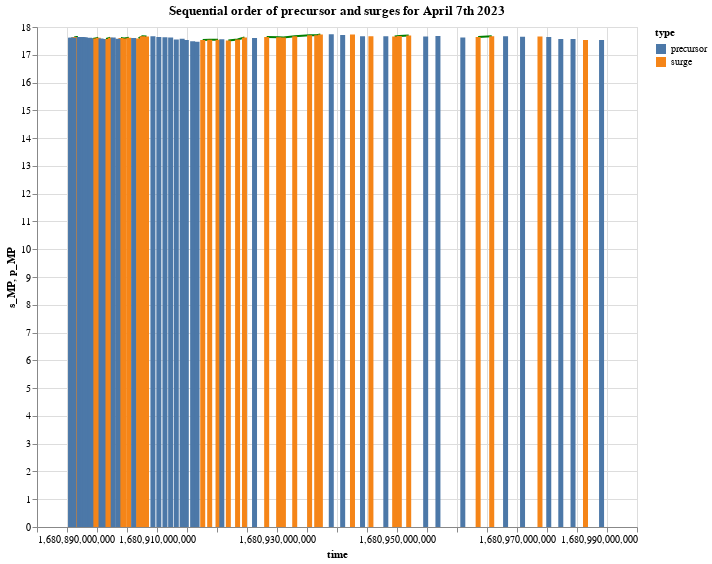

Notebook cell for this chart:
### Code cell
line = alt.Chart(sequence_df).mark_line(color='green').encode(
    x='time',
    y='s_MP'
)

s_bar = alt.Chart(sequence_df).mark_bar().encode(
    x='time',
    y='s_MP',
    color='type:N'
)

p_bar = alt.Chart(sequence_df).mark_bar().encode(
    x='time',
    y='p_MP',
    color='type:N'
)

chart = (line + s_bar + p_bar).properties(width=600, height=500)
chart.title = 'Sequential order of precursor and surges for April 7th 2023'

subtitle = 'Precursors are contiguous periods where percentage rate of growth is less than threshold'
chart.properties(title=alt.TitleParams(text=[chart.title, subtitle], baseline='bottom', orient='top', anchor='start', fontSize=14))
chart

### Figure 1 — Vega-Lite specification as saved in the notebook (floating-point values rounded to 4 significant figures)
{"config": {"view": {"continuousWidth": 300, "continuousHeight": 300}}, "layer": [{"mark": {"type": "line", "color": "green"}, "encoding": {"x": {"field": "time", "type": "quantitative"}, "y": {"field": "s_MP", "type": "quantitative"}}}, {"mark": {"type": "bar"}, "encoding": {"color": {"field": "type", "type": "nominal"}, "x": {"field": "time", "type": "quantitative"}, "y": {"field": "s_MP", "type": "quantitative"}}}, {"mark": {"type": "bar"}, "encoding": {"color": {"field": "type", "type": "nominal"}, "x": {"field": "time", "type": "quantitative"}, "y": {"field": "p_MP", "type": "quantitative"}}}], "data": {"name": "data-5880197bf27ac7c5c7aeeba1ae15c6b0"}, "height": 500, "title": "Sequential order of precursor and surges for April 7th 2023", "width": 600, "$schema": "https://vega.github.io/schema/vega-lite/v5.8.0.json", "datasets": {"data-5880197bf27ac7c5c7aeeba1ae15c6b0": [{"time": 1681000000000.0, "s_MP": null, "change": null, "type": "precursor", "p_MP": 17.61, "p_buyCap": 3538000.0, "p_askCap": 32560000.0, "p_totalBidVol": 417400.0, "p_totalAskVol": 328800.0}, {"time": 1681000000000.0, "s_MP": null, "change": -0.0003975, "type": "precursor", "p_MP": 17.61, "p_buyCap": 3523000.0, "p_askCap": 32580000.0, "p_totalBidVol": 416600.0, "p_totalAskVol": 329500.0}, {"time": 1681000000000.0, "s_MP": null, "change": -0.0001704, "type": "precursor", "p_MP": 17.6, "p_buyCap": 3520000.0, "p_askCap": 32550000.0, "p_totalBidVol": 416400.0, "p_totalAskVol": 328000.0}, {"time": 1681000000000.0, "s_MP": null, "change": -0.0005682, "type": "precursor", "p_MP": 17.59, "p_buyCap": 3512000.0, "p_askCap": 32550000.0, "p_totalBidVol": 416000.0, "p_totalAskVol": 328000.0}, {"time": 1681000000000.0, "s_MP": 17.59, "change": 0.0, "type": "surge", "p_MP": null, "p_buyCap": null, "p_askCap": null, "p_totalBidVol": null, "p_totalAskVol": null}, {"time": 1681000000000.0, "s_MP": 17.59, "change": 0.0, "type": "surge", "p_MP": null, "p_buyCap": null, "p_askCap": null, "p_totalBidVol": null, "p_totalAskVol": null}, {"time": 1681000000000.0, "s_MP": 17.59, "change": 0.0, "type": "surge", "p_MP": null, "p_buyCap": null, "p_askCap": null, "p_totalBidVol": null, "p_totalAskVol": null}, {"time": 1681000000000.0, "s_MP": 17.59, "change": 0.000398, "type": "surge", "p_MP": null, "p_buyCap": null, "p_askCap": null, "p_totalBidVol": null, "p_totalAskVol": null}, {"time": 1681000000000.0, "s_MP": 17.6, "change": 0.0001706, "type": "surge", "p_MP": null, "p_buyCap": null, "p_askCap": null, "p_totalBidVol": null, "p_totalAskVol": null}, {"time": 1681000000000.0, "s_MP": null, "change": -0.0001136, "type": "precursor", "p_MP": 17.6, "p_buyCap": 3511000.0, "p_askCap": 32530000.0, "p_totalBidVol": 416000.0, "p_totalAskVol": 326800.0}, {"time": 1681000000000.0, "s_MP": 17.6, "change": 0.0001137, "type": "surge", "p_MP": null, "p_buyCap": null, "p_askCap": null, "p_totalBidVol": null, "p_totalAskVol": null}, {"time": 1681000000000.0, "s_MP": 17.6, "change": 0.0001705, "type": "surge", "p_MP": null, "p_buyCap": null, "p_askCap": null, "p_totalBidVol": null, "p_totalAskVol": null}, {"time": 1681000000000.0, "s_MP": 17.61, "change": 0.0003977, "type": "surge", "p_MP": null, "p_buyCap": null, "p_askCap": null, "p_totalBidVol": null, "p_totalAskVol": null}, {"time": 1681000000000.0, "s_MP": null, "change": -5.679e-05, "type": "precursor", "p_MP": 17.61, "p_buyCap": 3522000.0, "p_askCap": 32540000.0, "p_totalBidVol": 416600.0, "p_totalAskVol": 327200.0}, {"time": 1681000000000.0, "s_MP": 17.6, "change": 5.685e-05, "type": "surge", "p_MP": null, "p_buyCap": null, "p_askCap": null, "p_totalBidVol": null, "p_totalAskVol": null}, {"time": 1681000000000.0, "s_MP": 17.62, "change": 0.0007384, "type": "surge", "p_MP": null, "p_buyCap": null, "p_askCap": null, "p_totalBidVol": null, "p_totalAskVol": null}, {"time": 1681000000000.0, "s_MP": 17.63, "change": 0.0003973, "type": "surge", "p_MP": null, "p_buyCap": null, "p_askCap": null, "p_totalBidVol": null, "p_totalAskVol": null}, {"time": 1681000000000.0, "s_MP": 17.63, "change": 0.0003971, "type": "surge", "p_MP": null, "p_buyCap": null, "p_askCap": null, "p_totalBidVol": null, "p_totalAskVol": null}, {"time": 1681000000000.0, "s_MP": 17.64, "change": 0.0001702, "type": "surge", "p_MP": null, "p_buyCap": null, "p_askCap": null, "p_totalBidVol": null, "p_totalAskVol": null}, {"time": 1681000000000.0, "s_MP": 17.64, "change": 0.0, "type": "surge", "p_MP": null, "p_buyCap": null, "p_askCap": null, "p_totalBidVol": null, "p_totalAskVol": null}, {"time": 1681000000000.0, "s_MP": 17.64, "change": 0.0, "type": "surge", "p_MP": null, "p_buyCap": null, "p_askCap": null, "p_totalBidVol": null, "p_totalAskVol": null}, {"time": 1681000000000.0, "s_MP": null, "change": -0.0003968, "type": "precursor", "p_MP": 17.64, "p_buyCap": 3529000.0, "p_askCap": 32540000.0, "p_totalBidVol": 416700.0, "p_totalAskVol": 327400.0}, {"time": 1681000000000.0, "s_MP": null, "change": -0.0003402, "type": "precursor", "p_MP": 17.63, "p_buyCap": 3531000.0, "p_askCap": 32550000.0, "p_totalBidVol": 416900.0, "p_totalAskVol": 327900.0}, {"time": 1681000000000.0, "s_MP": 17.62, "change": 0.0001703, "type": "surge", "p_MP": null, "p_buyCap": null, "p_askCap": null, "p_totalBidVol": null, "p_totalAskVol": null}, {"time": 1681000000000.0, "s_MP": null, "change": -0.0002268, "type": "precursor", "p_MP": 17.64, "p_buyCap": 3517000.0, "p_askCap": 32530000.0, "p_totalBidVol": 416100.0, "p_totalAskVol": 326800.0}, {"time": 1681000000000.0, "s_MP": null, "change": -0.0001133, "type": "precursor", "p_MP": 17.62, "p_buyCap": 3517000.0, "p_askCap": 32550000.0, "p_totalBidVol": 416100.0, "p_totalAskVol": 328100.0}, {"time": 1681000000000.0, "s_MP": null, "change": -0.0002269, "type": "precursor", "p_MP": 17.62, "p_buyCap": 3532000.0, "p_askCap": 32590000.0, "p_totalBidVol": 417000.0, "p_totalAskVol": 330000.0}, {"time": 1681000000000.0, "s_MP": null, "change": -0.0003405, "type": "precursor", "p_MP": 17.62, "p_buyCap": 3532000.0, "p_askCap": 32590000.0, "p_totalBidVol": 417000.0, "p_totalAskVol": 330100.0}, {"time": 1681000000000.0, "s_MP": null, "change": -0.0005674, "type": "precursor", "p_MP": 17.6, "p_buyCap": 3520000.0, "p_askCap": 32630000.0, "p_totalBidVol": 416400.0, "p_totalAskVol": 332200.0}, {"time": 1681000000000.0, "s_MP": null, "change": -0.0005111, "type": "precursor", "p_MP": 17.61, "p_buyCap": 3523000.0, "p_askCap": 32600000.0, "p_totalBidVol": 416600.0, "p_totalAskVol": 331000.0}, {"time": 1681000000000.0, "s_MP": null, "change": -0.0008525, "type": "precursor", "p_MP": 17.59, "p_buyCap": 3511000.0, "p_askCap": 32600000.0, "p_totalBidVol": 415900.0, "p_totalAskVol": 330700.0}, {"time": 1681000000000.0, "s_MP": 17.57, "change": 3.883e-07, "type": "surge", "p_MP": null, "p_buyCap": null, "p_askCap": null, "p_totalBidVol": null, "p_totalAskVol": null}, {"time": 1681000000000.0, "s_MP": 17.59, "change": 0.0009671, "type": "surge", "p_MP": null, "p_buyCap": null, "p_askCap": null, "p_totalBidVol": null, "p_totalAskVol": null}, {"time": 1681000000000.0, "s_MP": 17.61, "change": 0.0006255, "type": "surge", "p_MP": null, "p_buyCap": null, "p_askCap": null, "p_totalBidVol": null, "p_totalAskVol": null}, {"time": 1681000000000.0, "s_MP": null, "change": -0.001988, "type": "precursor", "p_MP": 17.59, "p_buyCap": 3514000.0, "p_askCap": 32600000.0, "p_totalBidVol": 416100.0, "p_totalAskVol": 330900.0}, {"time": 1681000000000.0, "s_MP": null, "change": -0.0001137, "type": "precursor", "p_MP": 17.57, "p_buyCap": 3514000.0, "p_askCap": 32580000.0, "p_totalBidVol": 416300.0, "p_totalAskVol": 329600.0}, {"time": 1681000000000.0, "s_MP": 17.57, "change": 0.0009675, "type": "surge", "p_MP": null, "p_buyCap": null, "p_askCap": null, "p_totalBidVol": null, "p_totalAskVol": null}, {"time": 1681000000000.0, "s_MP": 17.61, "change": 0.002275, "type": "surge", "p_MP": null, "p_buyCap": null, "p_askCap": null, "p_totalBidVol": null, "p_totalAskVol": null}, {"time": 1681000000000.0, "s_MP": null, "change": -0.001758, "type": "precursor", "p_MP": 17.62, "p_buyCap": 3550000.0, "p_askCap": 32520000.0, "p_totalBidVol": 418000.0, "p_totalAskVol": 326500.0}, {"time": 1681000000000.0, "s_MP": null, "change": -0.0002835, "type": "precursor", "p_MP": 17.58, "p_buyCap": 3525000.0, "p_askCap": 32580000.0, "p_totalBidVol": 416800.0, "p_totalAskVol": 330000.0}, {"time": 1681000000000.0, "s_MP": 17.6, "change": 0.000114, "type": "surge", "p_MP": null, "p_buyCap": null, "p_askCap": null, "p_totalBidVol": null, "p_totalAskVol": null}, {"time": 1681000000000.0, "s_MP": 17.59, "change": 0.0001138, "type": "surge", "p_MP": null, "p_buyCap": null, "p_askCap": null, "p_totalBidVol": null, "p_totalAskVol": null}, {"time": 1681000000000.0, "s_MP": 17.61, "change": 0.0007389, "type": "surge", "p_MP": null, "p_buyCap": null, "p_askCap": null, "p_totalBidVol": null, "p_totalAskVol": null}, {"time": 1681000000000.0, "s_MP": null, "change": -0.0005678, "type": "precursor", "p_MP": 17.6, "p_buyCap": 3497000.0, "p_askCap": 32550000.0, "p_totalBidVol": 414700.0, "p_totalAskVol": 328300.0}, {"time": 1681000000000.0, "s_MP": 17.59, "change": 0.0003983, "type": "surge", "p_MP": null, "p_buyCap": null, "p_askCap": null, "p_totalBidVol": null, "p_totalAskVol": null}, {"time": 1681000000000.0, "s_MP": 17.67, "change": 0.003409, "type": "surge", "p_MP": null, "p_buyCap": null, "p_askCap": null, "p_totalBidVol": null, "p_totalAskVol": null}, {"time": 1681000000000.0, "s_MP": 17.66, "change": 0.0003969, "type": "surge", "p_MP": null, "p_buyCap": null, "p_askCap": null, "p_totalBidVol": null, "p_totalAskVol": null}, {"time": 1681000000000.0, "s_MP": null, "change": -0.001075, "type": "precursor", "p_MP": 17.67, "p_buyCap": 3544000.0, "p_askCap": 32540000.0, "p_totalBidVol": 417400.0, "p_totalAskVol": 327300.0}, {"time": 1681000000000.0, "s_MP": null, "change": -0.0003395, "type": "precursor", "p_MP": 17.64, "p_buyCap": 3562000.0, "p_askCap": 32530000.0, "p_totalBidVol": 418700.0, "p_totalAskVol": 326400.0}, {"time": 1681000000000.0, "s_MP": null, "change": -0.001416, "type": "precursor", "p_MP": 17.63, "p_buyCap": 3546000.0, "p_askCap": 32520000.0, "p_totalBidVol": 417800.0, "p_totalAskVol": 326500.0}, {"time": 1681000000000.0, "s_MP": null, "change": -0.0021, "type": "precursor", "p_MP": 17.62, "p_buyCap": 2205000.0, "p_askCap": 32380000.0, "p_totalBidVol": 340200.0, "p_totalAskVol": 318400.0}, {"time": 1681000000000.0, "s_MP": null, "change": -0.001078, "type": "precursor", "p_MP": 17.55, "p_buyCap": 2197000.0, "p_askCap": 32410000.0, "p_totalBidVol": 339900.0, "p_totalAskVol": 320000.0}, {"time": 1681000000000.0, "s_MP": null, "change": -0.0004543, "type": "precursor", "p_MP": 17.58, "p_buyCap": 2216000.0, "p_askCap": 32410000.0, "p_totalBidVol": 340900.0, "p_totalAskVol": 320200.0}, {"time": 1681000000000.0, "s_MP": null, "change": -0.002675, "type": "precursor", "p_MP": 17.53, "p_buyCap": 3527000.0, "p_askCap": 32520000.0, "p_totalBidVol": 417000.0, "p_totalAskVol": 326800.0}, {"time": 1681000000000.0, "s_MP": null, "change": -0.00177, "type": "precursor", "p_MP": 17.49, "p_buyCap": 3537000.0, "p_askCap": 32530000.0, "p_totalBidVol": 418200.0, "p_totalAskVol": 327100.0}, {"time": 1681000000000.0, "s_MP": null, "change": -0.0001138, "type": "precursor", "p_MP": 17.47, "p_buyCap": 3535000.0, "p_askCap": 32530000.0, "p_totalBidVol": 418300.0, "p_totalAskVol": 327300.0}, {"time": 1681000000000.0, "s_MP": 17.53, "change": 0.002862, "type": "surge", "p_MP": null, "p_buyCap": null, "p_askCap": null, "p_totalBidVol": null, "p_totalAskVol": null}, {"time": 1681000000000.0, "s_MP": 17.54, "change": 0.0004566, "type": "surge", "p_MP": null, "p_buyCap": null, "p_askCap": null, "p_totalBidVol": null, "p_totalAskVol": null}, {"time": 1681000000000.0, "s_MP": 17.54, "change": 0.0009125, "type": "surge", "p_MP": null, "p_buyCap": null, "p_askCap": null, "p_totalBidVol": null, "p_totalAskVol": null}, {"time": 1681000000000.0, "s_MP": null, "change": -0.0006262, "type": "precursor", "p_MP": 17.56, "p_buyCap": 3537000.0, "p_askCap": 32520000.0, "p_totalBidVol": 417800.0, "p_totalAskVol": 326200.0}, {"time": 1681000000000.0, "s_MP": 17.51, "change": 1.821e-06, "type": "surge", "p_MP": null, "p_buyCap": null, "p_askCap": null, "p_totalBidVol": null, "p_totalAskVol": null}, {"time": 1681000000000.0, "s_MP": 17.55, "change": 0.00154, "type": "surge", "p_MP": null, "p_buyCap": null, "p_askCap": null, "p_totalBidVol": null, "p_totalAskVol": null}, {"time": 1681000000000.0, "s_MP": 17.62, "change": 0.003019, "type": "surge", "p_MP": null, "p_buyCap": null, "p_askCap": null, "p_totalBidVol": null, "p_totalAskVol": null}, {"time": 1681000000000.0, "s_MP": null, "change": -0.0001692, "type": "precursor", "p_MP": 17.6, "p_buyCap": 3545000.0, "p_askCap": 32540000.0, "p_totalBidVol": 418000.0, "p_totalAskVol": 327400.0}, {"time": 1681000000000.0, "s_MP": 17.64, "change": 5.717e-05, "type": "surge", "p_MP": null, "p_buyCap": null, "p_askCap": null, "p_totalBidVol": null, "p_totalAskVol": null}, {"time": 1681000000000.0, "s_MP": 17.63, "change": 0.0001706, "type": "surge", "p_MP": null, "p_buyCap": null, "p_askCap": null, "p_totalBidVol": null, "p_totalAskVol": null}, {"time": 1681000000000.0, "s_MP": 17.62, "change": 0.0008514, "type": "surge", "p_MP": null, "p_buyCap": null, "p_askCap": null, "p_totalBidVol": null, "p_totalAskVol": null}, {"time": 1681000000000.0, "s_MP": 17.67, "change": 0.002438, "type": "surge", "p_MP": null, "p_buyCap": null, "p_askCap": null, "p_totalBidVol": null, "p_totalAskVol": null}, {"time": 1681000000000.0, "s_MP": 17.7, "change": 0.0009628, "type": "surge", "p_MP": null, "p_buyCap": null, "p_askCap": null, "p_totalBidVol": null, "p_totalAskVol": null}, {"time": 1681000000000.0, "s_MP": 17.7, "change": 0.001187, "type": "surge", "p_MP": null, "p_buyCap": null, "p_askCap": null, "p_totalBidVol": null, "p_totalAskVol": null}, {"time": 1681000000000.0, "s_MP": 17.73, "change": 0.001016, "type": "surge", "p_MP": null, "p_buyCap": null, "p_askCap": null, "p_totalBidVol": null, "p_totalAskVol": null}, {"time": 1681000000000.0, "s_MP": null, "change": -0.0002254, "type": "precursor", "p_MP": 17.74, "p_buyCap": 3580000.0, "p_askCap": 32550000.0, "p_totalBidVol": 418700.0, "p_totalAskVol": 327400.0}, {"time": 1681000000000.0, "s_MP": null, "change": -0.00186, "type": "precursor", "p_MP": 17.71, "p_buyCap": 3570000.0, "p_askCap": 32540000.0, "p_totalBidVol": 418300.0, "p_totalAskVol": 327400.0}, {"time": 1681000000000.0, "s_MP": 17.73, "change": 5.71e-05, "type": "surge", "p_MP": null, "p_buyCap": null, "p_askCap": null, "p_totalBidVol": null, "p_totalAskVol": null}, {"time": 1681000000000.0, "s_MP": null, "change": -0.001298, "type": "precursor", "p_MP": 17.67, "p_buyCap": 3574000.0, "p_askCap": 32530000.0, "p_totalBidVol": 418700.0, "p_totalAskVol": 326500.0}, {"time": 1681000000000.0, "s_MP": 17.67, "change": 0.0002829, "type": "surge", "p_MP": null, "p_buyCap": null, "p_askCap": null, "p_totalBidVol": null, "p_totalAskVol": null}, {"time": 1681000000000.0, "s_MP": null, "change": -0.0008474, "type": "precursor", "p_MP": 17.67, "p_buyCap": 3576000.0, "p_askCap": 32530000.0, "p_totalBidVol": 419000.0, "p_totalAskVol": 326300.0}, {"time": 1681000000000.0, "s_MP": 17.66, "change": 1.282e-07, "type": "surge", "p_MP": null, "p_buyCap": null, "p_askCap": null, "p_totalBidVol": null, "p_totalAskVol": null}, {"time": 1681000000000.0, "s_MP": 17.68, "change": 0.000453, "type": "surge", "p_MP": null, "p_buyCap": null, "p_askCap": null, "p_totalBidVol": null, "p_totalAskVol": null}, {"time": 1681000000000.0, "s_MP": 17.69, "change": 0.0008488, "type": "surge", "p_MP": null, "p_buyCap": null, "p_askCap": null, "p_totalBidVol": null, "p_totalAskVol": null}, {"time": 1681000000000.0, "s_MP": null, "change": -0.0008474, "type": "precursor", "p_MP": 17.66, "p_buyCap": 3593000.0, "p_askCap": 32540000.0, "p_totalBidVol": 420000.0, "p_totalAskVol": 327000.0}, {"time": 1681000000000.0, "s_MP": null, "change": -0.001357, "type": "precursor", "p_MP": 17.68, "p_buyCap": 3590000.0, "p_askCap": 32530000.0, "p_totalBidVol": 419800.0, "p_totalAskVol": 326700.0}, {"time": 1681000000000.0, "s_MP": null, "change": -0.0005086, "type": "precursor", "p_MP": 17.62, "p_buyCap": 3552000.0, "p_askCap": 32540000.0, "p_totalBidVol": 418000.0, "p_totalAskVol": 327000.0}, {"time": 1681000000000.0, "s_MP": 17.64, "change": 0.001701, "type": "surge", "p_MP": null, "p_buyCap": null, "p_askCap": null, "p_totalBidVol": null, "p_totalAskVol": null}, {"time": 1681000000000.0, "s_MP": 17.67, "change": 0.0005106, "type": "surge", "p_MP": null, "p_buyCap": null, "p_askCap": null, "p_totalBidVol": null, "p_totalAskVol": null}, {"time": 1681000000000.0, "s_MP": null, "change": -0.001244, "type": "precursor", "p_MP": 17.67, "p_buyCap": 3555000.0, "p_askCap": 32560000.0, "p_totalBidVol": 417800.0, "p_totalAskVol": 328500.0}, {"time": 1681000000000.0, "s_MP": null, "change": -0.001019, "type": "precursor", "p_MP": 17.65, "p_buyCap": 3551000.0, "p_askCap": 32560000.0, "p_totalBidVol": 417700.0, "p_totalAskVol": 328000.0}, {"time": 1681000000000.0, "s_MP": 17.66, "change": 0.0005104, "type": "surge", "p_MP": null, "p_buyCap": null, "p_askCap": null, "p_totalBidVol": null, "p_totalAskVol": null}, {"time": 1681000000000.0, "s_MP": null, "change": -0.0017, "type": "precursor", "p_MP": 17.64, "p_buyCap": 3495000.0, "p_askCap": 32560000.0, "p_totalBidVol": 414300.0, "p_totalAskVol": 328100.0}, {"time": 1681000000000.0, "s_MP": null, "change": -0.001588, "type": "precursor", "p_MP": 17.57, "p_buyCap": 3516000.0, "p_askCap": 32550000.0, "p_totalBidVol": 416000.0, "p_totalAskVol": 328100.0}, {"time": 1681000000000.0, "s_MP": null, "change": -0.003353, "type": "precursor", "p_MP": 17.57, "p_buyCap": 3532000.0, "p_askCap": 32560000.0, "p_totalBidVol": 416900.0, "p_totalAskVol": 328500.0}, {"time": 1681000000000.0, "s_MP": 17.53, "change": 0.0008564, "type": "surge", "p_MP": null, "p_buyCap": null, "p_askCap": null, "p_totalBidVol": null, "p_totalAskVol": null}, {"time": 1681000000000.0, "s_MP": null, "change": -0.0004744, "type": "precursor", "p_MP": 17.53, "p_buyCap": 3515000.0, "p_askCap": 32550000.0, "p_totalBidVol": 416200.0, "p_totalAskVol": 327800.0}]}}
